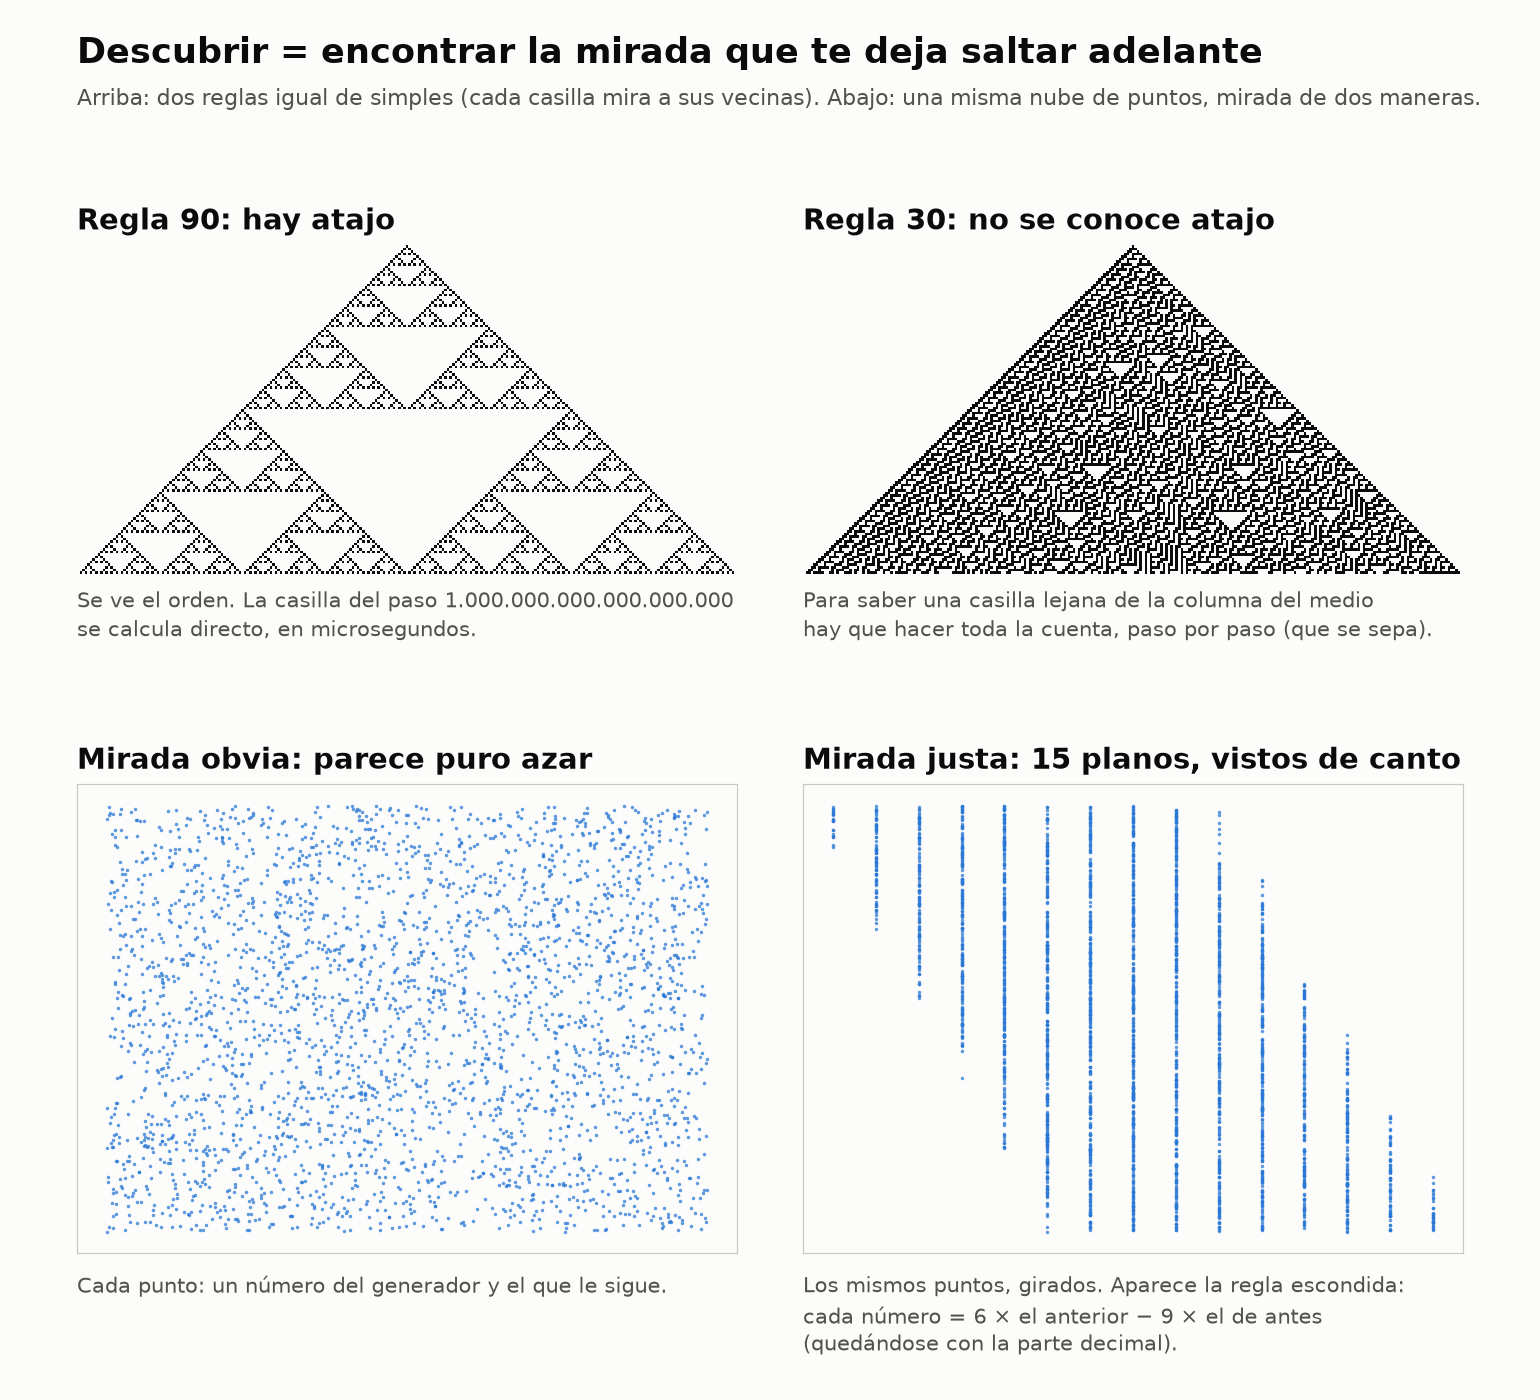

The Python source for this figure:
"""Figura del doc 2026-11-15 (reformulacion: descubrir = encontrar un atajo).
Arriba: dos reglas igual de simples; una tiene atajo, la otra no (que se sepa).
Abajo: la misma nube de puntos mirada de dos maneras (el generador RANDU: parece azar, pero
cada numero es 6*anterior - 9*anteanterior (modulo 1), y por eso los puntos caen en 15 planos).
Correr:  python docs/research/2026-11-15-atajos-figura.py docs/research/2026-11-15-atajos-figura.png
"""
import sys

import matplotlib
matplotlib.use("Agg")
import matplotlib.pyplot as plt
import numpy as np

SURFACE, INK, INK2, BLUE = "#fcfcfb", "#0b0b0b", "#52514e", "#2a78d6"


def automaton(rule_fn, steps):
    width = 2 * steps + 1
    grid = np.zeros((steps, width), dtype=np.uint8)
    grid[0, steps] = 1
    for t in range(1, steps):
        left, mid, right = np.roll(grid[t - 1], 1), grid[t - 1], np.roll(grid[t - 1], -1)
        grid[t] = rule_fn(left, mid, right)
    return grid


rule90 = automaton(lambda l, m, r: l ^ r, 128)
rule30 = automaton(lambda l, m, r: l ^ (m | r), 128)

# RANDU: x_{n+1} = 65539 * x_n mod 2^31
vals, x = [], 1
for _ in range(9002):
    x = (65539 * x) % (2**31)
    vals.append(x / 2**31)
v = np.array(vals)
X, Y, Z = v[0:9000:3], v[1:9000:3], v[2:9000:3]
U = 9 * X - 6 * Y + Z
planes = len(set(np.round(U).astype(int)))
exact = float(np.max(np.abs(U - np.round(U))))
print(f"RANDU: {len(X)} puntos; valores distintos de 9x - 6y + z: {planes}; distancia maxima a un entero: {exact:.2e}")

plt.rcParams.update({"font.family": "DejaVu Sans", "text.color": INK, "axes.edgecolor": INK2})
fig, axes = plt.subplots(2, 2, figsize=(11, 10.0), dpi=140, facecolor=SURFACE)
fig.subplots_adjust(left=0.05, right=0.95, top=0.875, bottom=0.105, hspace=0.30, wspace=0.10)

cmap = matplotlib.colors.ListedColormap([SURFACE, INK])
for ax, grid, title, sub in (
    (axes[0, 0], rule90, "Regla 90: hay atajo",
     "Se ve el orden. La casilla del paso 1.000.000.000.000.000.000\nse calcula directo, en microsegundos."),
    (axes[0, 1], rule30, "Regla 30: no se conoce atajo",
     "Para saber una casilla lejana de la columna del medio\nhay que hacer toda la cuenta, paso por paso (que se sepa)."),
):
    ax.imshow(grid, cmap=cmap, interpolation="nearest", aspect="equal")
    ax.set_title(title, fontsize=15, fontweight="bold", loc="left", pad=8)
    ax.text(0, -0.04, sub, transform=ax.transAxes, fontsize=11, color=INK2, va="top", linespacing=1.35)
    ax.set_xticks([]); ax.set_yticks([])
    for s in ax.spines.values():
        s.set_visible(False)

for ax, (a, b), title, sub in (
    (axes[1, 0], (X, Y), "Mirada obvia: parece puro azar",
     "Cada punto: un número del generador y el que le sigue."),
    (axes[1, 1], (U, Y), f"Mirada justa: {planes} planos, vistos de canto",
     "Los mismos puntos, girados. Aparece la regla escondida:\ncada número = 6 × el anterior − 9 × el de antes\n(quedándose con la parte decimal)."),
):
    ax.scatter(a, b, s=3.2, color=BLUE, alpha=0.75, linewidths=0)
    ax.set_title(title, fontsize=15, fontweight="bold", loc="left", pad=8)
    ax.text(0, -0.04, sub, transform=ax.transAxes, fontsize=11, color=INK2, va="top", linespacing=1.35)
    ax.set_xticks([]); ax.set_yticks([])
    ax.set_facecolor(SURFACE)
    for s in ax.spines.values():
        s.set_linewidth(0.6); s.set_color("#c9c8c2")

fig.text(0.05, 0.955, "Descubrir = encontrar la mirada que te deja saltar adelante", fontsize=18, fontweight="bold")
fig.text(0.05, 0.925, "Arriba: dos reglas igual de simples (cada casilla mira a sus vecinas). "
                      "Abajo: una misma nube de puntos, mirada de dos maneras.", fontsize=11.5, color=INK2)
out = sys.argv[1] if len(sys.argv) > 1 else "atajos_figura.png"
fig.savefig(out, facecolor=SURFACE)
print("guardado en", out)
